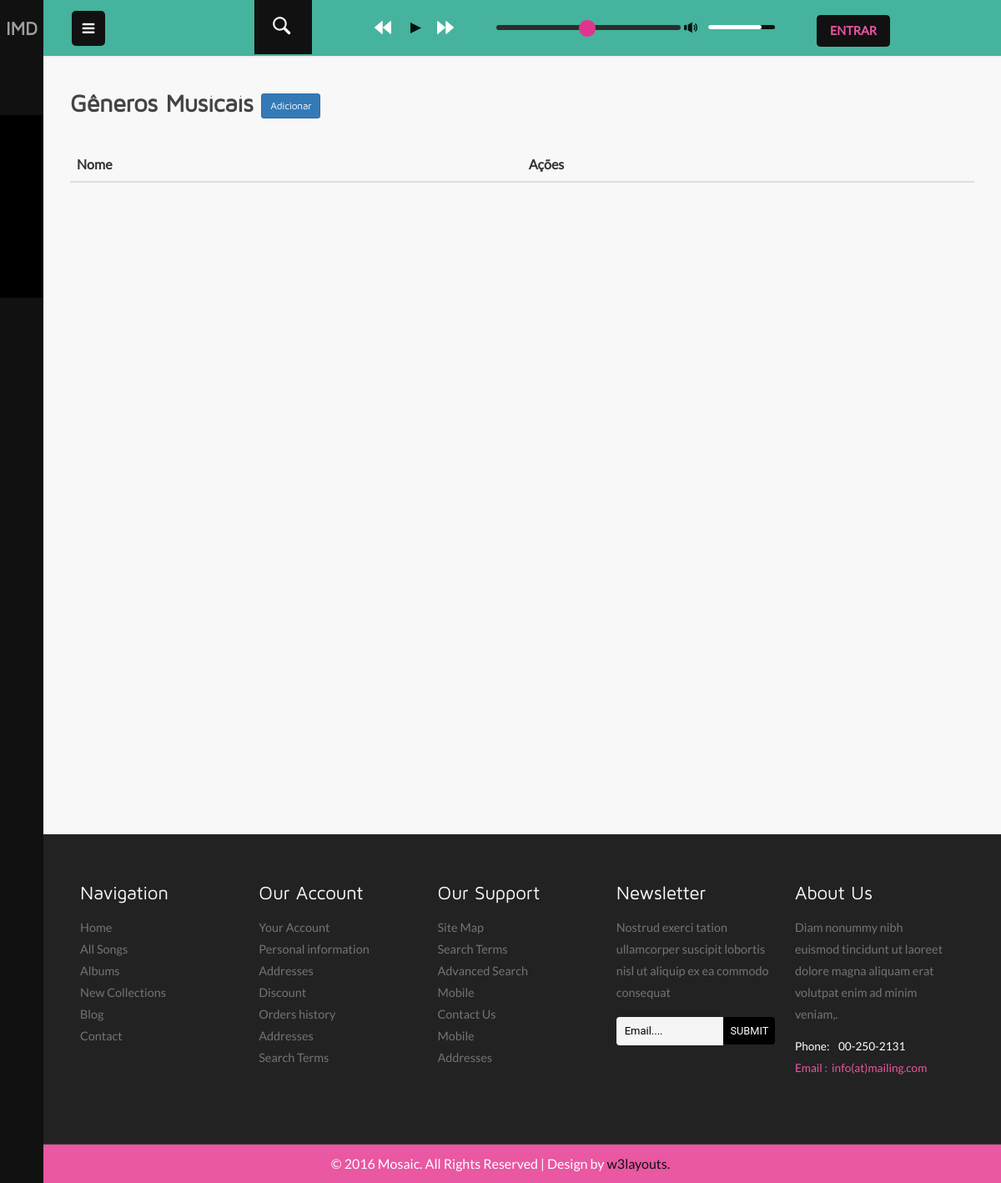
Page /music_genre/list on the earlier database version.
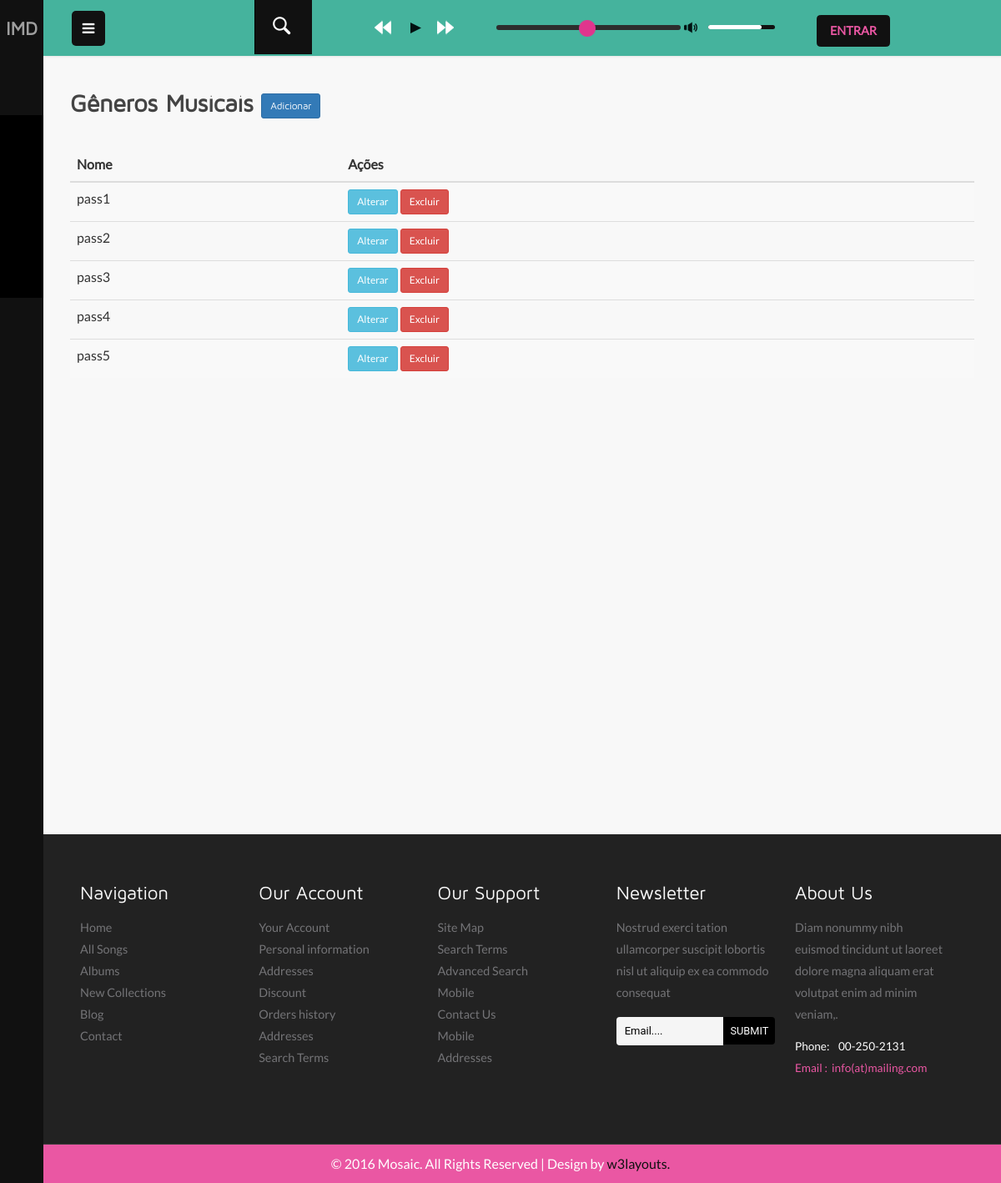
Same page on the later database version.
### tables this page shows
CREATE TABLE `music_genre` (
  `name` varchar(45) NOT NULL,
  PRIMARY KEY (`name`)
);

### src/Controllers/ControllerComHtml.php (called while the page is built, shortened)
<?php
abstract class ControllerComHtml
{
    public function renderizaHtml(string $caminhoTemplate, array $dados): string
    {
        extract($dados);
        require __DIR__ . '/../../views/' . $caminhoTemplate;
        $html = ob_get_clean();
        return $html;
    }
}

### src/Models/MusicGenre.php (called while the page is built, shortened)
<?php
class MusicGenre
{
    private $name;
    public function __construct($n)
    {
        $this->name = $n;
    }
    public function name()
    {
        return $this->name;
    }
}

### src/Infra/PdoMusicGenreRepository.php (called while the page is built, shortened)
<?php
class PdoMusicGenreRepository
{
    private $connection;
    public function __construct($connection)
    {
        $this->connection = $connection;
    }
    public function allMusicGenre(): array
    {
        $sqlQuery = 'SELECT * FROM music_genre;';
        $stmt = $this->connection->query($sqlQuery);
        return $this->hydrateMusicGenreList($stmt);
    }
    private function hydrateMusicGenreList(\PDOStatement $stmt): array
    {
        $music_genreDataList = $stmt->fetchAll();
        $music_genreList = [];
        foreach ($music_genreDataList as $music_genreData) {
            $music_genreList[] = $this->hydrateMusicGenre($music_genreData);
        }
        return $music_genreList;
    }
    public function hydrateMusicGenre($music_genreData) : MusicGenre
    {
        return new MusicGenre(
            $music_genreData['name']
        );
    }
}

### views/music-genre/list-music-genre.php (the view, shortened to what this page needs)
<?php include __DIR__ . '/../layouts/inicio-html.php'; ?>
<?php include __DIR__ . '/../layouts/inicio-body.php'; ?>
	<?php include __DIR__ . '/../components/left-side.php'; ?>
		<div class="main-content">
			<?php include __DIR__ . '/../components/header-section.php'; ?>
			<div id="page-wrapper">
				<div class="inner-content">
                    <div class="tittle-head two">
                        <h3 class="tittle">
                            <?= $title ?>
                            <a class="input_genre new btn btn-primary btn-sm" role="button"
                               data-toggle="modal" data-target="#form_add_genre"
                               data-genero="Gênero">
                                Adicionar
                            </a>
                        </h3>
                        <div class="clearfix"> </div>
                    </div>
                    <div class="inner-content">
                        <table class="table table-striped table-hover">
                            <thead>
                            <tr>
                                <th>Nome</th>
                                <th>Ações</th>
                            </tr>
                            </thead>
                            <tbody>
                                <?php foreach ($music_genres as $music_genre): ?>
                                    <tr>
                                        <td><?= $music_genre->name(); ?></td>
                                        <td>
                                            <span>
                                                <a data-toggle="modal" data-target="#form_update_genre"
                                                   data-genero="<?= $music_genre->name(); ?>"
                                                   class="update_genre btn btn-info btn-sm">
                                                    Alterar
                                                </a>
                                                <a data-toggle="modal" data-target="#form_remove_genre"
                                                   data-genero="<?= $music_genre->name(); ?>"
                                                   class="remove_genre btn btn-danger btn-sm">
                                                    Excluir
                                                </a>
                                            </span>
                                        </td>
                                    </tr>
                                <?php endforeach; ?>
                            </tbody>
                        </table>
                    </div>
				</div>
			</div>
		</div>
<?php include __DIR__ . '/../components/footer-section.php'; ?>
<?php include __DIR__ . '/../layouts/fim-html.php'; ?>

Differences in the rows shown:
added music_genre: name "pass1"
added music_genre: name "pass2"
added music_genre: name "pass3"
added music_genre: name "pass4"
added music_genre: name "pass5"
